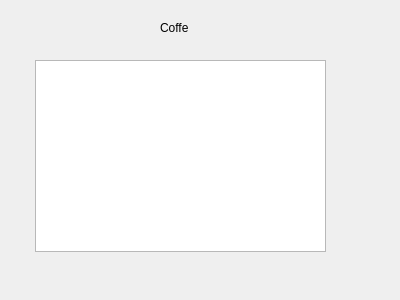
<?xml version="1.0" encoding="UTF-8"?>
<ui version="4.0">
 <class>Form</class>
 <widget class="QWidget" name="Form">
  <property name="geometry">
   <rect>
    <x>0</x>
    <y>0</y>
    <width>400</width>
    <height>300</height>
   </rect>
  </property>
  <property name="windowTitle">
   <string>Form</string>
  </property>
  <widget class="QListWidget" name="listWidget">
   <property name="geometry">
    <rect>
     <x>35</x>
     <y>60</y>
     <width>291</width>
     <height>192</height>
    </rect>
   </property>
  </widget>
  <widget class="QLabel" name="label">
   <property name="geometry">
    <rect>
     <x>160</x>
     <y>20</y>
     <width>31</width>
     <height>16</height>
    </rect>
   </property>
   <property name="text">
    <string>Coffe</string>
   </property>
  </widget>
 </widget>
 <resources/>
 <connections/>
</ui>
